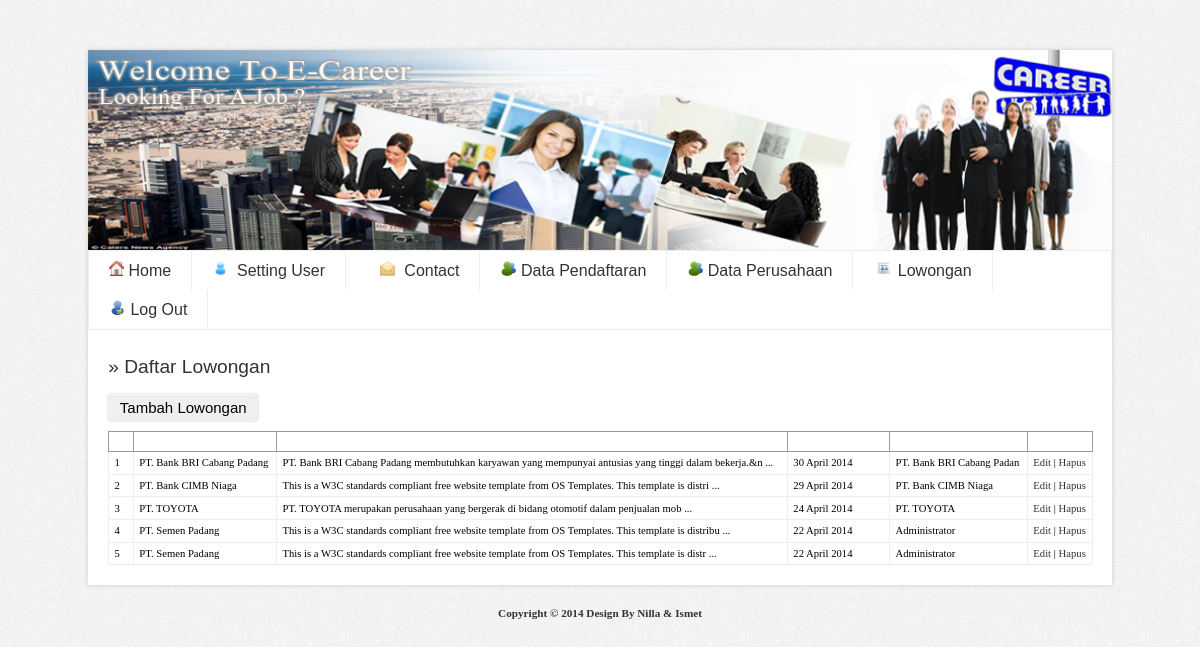
Page /admin/media.php?module=lowongan (signed in) on the committed database.
### tables this page shows
CREATE TABLE IF NOT EXISTS `lowongan` (
  `id_lowongan` int(10) NOT NULL AUTO_INCREMENT,
  `id_perusahaan` varchar(10) NOT NULL,
  `deskripsi` text NOT NULL,
  `persaratan` text NOT NULL,
  `tgl_lowongan` date NOT NULL,
  `user_posting` varchar(25) NOT NULL,
  PRIMARY KEY (`id_lowongan`)
);

CREATE TABLE IF NOT EXISTS `perusahaan` (
  `id_perusahaan` int(8) NOT NULL AUTO_INCREMENT,
  `nama_p` varchar(100) NOT NULL,
  `tgl_daftar` date NOT NULL,
  `alamat` varchar(25) NOT NULL,
  `wilayah` varchar(20) NOT NULL,
  `email` varchar(50) NOT NULL,
  `tlp` varchar(15) NOT NULL,
  `password` varchar(100) NOT NULL,
  `foto` varchar(100) NOT NULL,
  PRIMARY KEY (`id_perusahaan`)
);

### config/fungsi_indotgl.php (called while the page is built, shortened)
<?php
	function tgl_indo($tgl){
			$tanggal = substr($tgl,8,2);
			$bulan = getBulan(substr($tgl,5,2));
			$tahun = substr($tgl,0,4);
			return $tanggal.' '.$bulan.' '.$tahun;
	}
	function getBulan($bln){
				switch ($bln){
					case 4:
						return "April";
						break;
				}
			}
?>

### admin/modul/mod_lowongan.php (the view, shortened to what this page needs)
<?php
switch($_GET[act]){
  default:
    echo "<h2>&#187; Daftar Lowongan</h2>
          <button type=button style='width:150px;padding:5px;text-align:center;' onclick=location.href='?module=lowongan&act=tambahlowongan'>Tambah Lowongan</button>
          <table width='985'>
          <tr><th>no</th><th>Nama Perusahaan</th><th>Lowongan</th><th>Tanggal Posting</th><th>User Posting</th><th>Aksi</th></tr>";
    $tampil=mysql_query("SELECT * FROM lowongan,perusahaan where lowongan.id_perusahaan=perusahaan.id_perusahaan ORDER BY id_lowongan DESC");
    $no=1;
    while ($r=mysql_fetch_array($tampil)){
      $tgl=tgl_indo($r[tgl_lowongan]);
      echo "<tr><td>$no</td>
                <td>$r[nama_p]</td>";?>
                <td><?echo substr($r[deskripsi],0,100);?> ...</td>
                <?echo"<td>$tgl</td>
                <td>$r[user_posting]</td>
                <td><a href=?module=lowongan&act=editlowongan&id=$r[id_lowongan]>Edit</a> |
	                  <a href=./aksi.php?module=lowongan&act=hapus&id=$r[id_lowongan]>Hapus</a>
		        </tr>";
    $no++;
    }
    echo "</table>";
    break;
}
?>

### config/adminstyle.css (style rules this page uses)
body { font-family: Tahoma; text-align: center; background-image: url(../images/main.gif); }
a:link,a:visited { color:#333; text-decoration:none; }
h2 { font: normal 120% arial; color: #333; background-color: transparent; }
table { font-family: Tahoma; font-size: 8pt; border-width: 1px; border-style: solid; border-color: #999999; border-collapse: collapse; margin: 10px 0px; }
th { color: #FFFFFF; font-size: 7pt; text-transform: uppercase; text-align: center; padding: 0.5em; border-width: 1px; border-style: solid; border-color: #969BA5; border-collapse: collapse; background: -moz-linear-gradient(top, #1593b3 20%, #137188 100%); }
td { padding: 0.5em; vertical-align: top; border-width: 1px; border-style: solid; border-color: #eee; border-collapse: collapse; }
button { border:0px solid white; margin: 0px; width:90px; padding:3px; text-align: left; text-decoration: none; text-shadow: 1px 1px 1px rgba(255,255,255,.22); font-size:15px; -webkit-border-radius: 3px; -moz-border-radius: 3px; border-radius: 3px; -webkit-box-shadow: 0px 0px 2px rgba(0,0,0,.29), inset 1px 1px 1px rgba(255,255,255,.44); -moz-box-shadow: 0px 0px 2px rgba(0,0,0,.29), inset 1px 1px 1px rgba(255,255,255,.44); box-shadow: 0px 0px 2px rgba(0,0,0,.29), inset 1px 1px 1px rgba(255,255,255,.44); -webkit-transition: all 0.15s ease; -moz-transition: all 0.15s ease; -o-transition: all 0.15s ease; -ms-transition: all 0.15s ease; transition: all 0.15s ease; background-image: -moz-linear-gradient(0% 20px 90deg,#eee,white); cursor:pointer; }

### rows in the picture
lowongan: id_perusahaan.nama_p "PT. Bank BRI Cabang Padang", deskripsi "PT. Bank BRI Cabang Padang membutuhkan karyawan yang mempunyai antusias yang tinggi dalam bekerja.&n", tgl_lowongan "30 April 2014", user_posting "PT. Bank BRI Cabang Padan"
lowongan: id_perusahaan.nama_p "PT. Bank CIMB Niaga", deskripsi "This is a W3C standards compliant free website template from OS Templates. This template is distri", tgl_lowongan "29 April 2014", user_posting "PT. Bank CIMB Niaga"
lowongan: id_perusahaan.nama_p "PT. TOYOTA", deskripsi "PT. TOYOTA merupakan perusahaan yang bergerak di bidang otomotif dalam penjualan mob", tgl_lowongan "24 April 2014", user_posting "PT. TOYOTA"
lowongan: id_perusahaan.nama_p "PT. Semen Padang", deskripsi "This is a W3C standards compliant free website template from OS Templates. This template is distribu", tgl_lowongan "22 April 2014", user_posting "Administrator"
lowongan: id_perusahaan.nama_p "PT. Semen Padang", deskripsi "This is a W3C standards compliant free website template from OS Templates. This template is distr", tgl_lowongan "22 April 2014", user_posting "Administrator"
